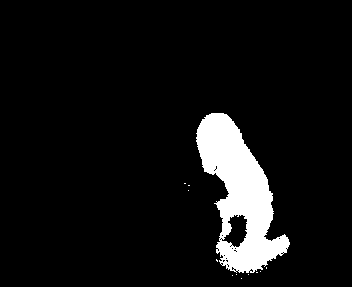
%> input picture Sample images/dif00016.pgm, 352 x 287 px
$ octave segmentation.m   (GNU Octave 9; MATLAB toolbox functions it lacks are replaced by stand-ins)
%> lines starting %> are read from the running program, lines starting %| are printed output that depends on the picture; in (x1, y1, x2, y2) boxes, pixels count from 0 and x2, y2 are one past the last pixel; in counts of white or black regions, pixels touching at a corner belong together; the program's own positions count from 1
clc; clear all; close all;
%% "RIGHT CODEEEEE" final final finaaaalllllllllllllll
img = imread("dif00016.pgm"); %Input image
%> img is the input picture: size 287x352 uint8; 7.2% white; 12 white regions (11 under 20 px), largest, box (x1, y1, x2, y2) and area: (196, 113, 290, 273) 7297
% figure();
% imshow(img);
%% Region-growing
region=zeros(size(img)); %Initializing a matrix to hold region values
regions(1) = img(1,1); %List to hold pixel intensity value for each region and initializing it to first pixel
current_region = 1; %Initializing the current region
for i=1:size(img,1)
    for j=1:size(img,2)
        found=0; %reset Classiffication flag each iteration
        if(img(i,j) == regions(current_region)) %If the pixel belongs to the current region
            region(i,j) = current_region; %Set the value of current region to the  region pixel
            found=1; %Set classified flag
        else %If pixel does not belong to the region,
            for k=1:size(regions,2) % Check for intensity value that matches the pixel in the
                if(regions(k)==img(i,j)) %regions list. If found, set the current region to k
                    current_region=k;
                    found=1; %Set classified flag
                end
            end
            if(found==0) %If the regions list does not have that value
                current_region = current_region+1; %Increment the current region value
                regions(current_region)=img(i,j); %Add the intensity value to the list
            end
            region(i,j) = current_region; %Set the value of current region to the  region pixel
        end
    end
end
%> after the loop, current_region = 1; regions = [0 255]
%% 8-connected
neigh = [1 1 1;1 0 1;1 1 1]; %8 surrounding neighbors
for x=1:size(region,1)-1 %Iterate through the region matrix
    for y=1:size(region,2)-1
        if (region(x,y)==2) %If the pixel belongs to object
            res = ((region(x-1:x+1,y-1:y+1).*neigh)==1);%Observe 8 neighbours of current pixel check how many are equal to 1
            if(sum(res)>=5) %If more than or equal to 5 belong to region 1 or background,
                region(x,y)=1; %Set the region to 1(background)
            end
        end
    end
end
%> after the loop, res = [true true true; true false true; true true true]

%% Calculating moments
clear M00; clear M01; clear M10; clear M11; clear M02; clear M20;
M00 = 0;M01 = 0;M10 = 0;M11 = 0;M02=0;M20=0;
fimg = 1; %Function f(x,y)=1 for the object
j=1;
for x= 1:size(img,1) %Iterate through the region matrix
    for y = 1:size(img,2)
        if(region(x,y)==2) %If the region value is 2
            x_coords(1,j)=x; %Copy the x value
            y_coords(1,j)=y; %copy the y value
            j=j+1;
            M00 = M00 + (x^0)*(y^0)*fimg; %Calculate moments
            M01 = M01 + (x^0)*(y^1)*fimg;
            M10 = M10 + (x^1)*(y^0)*fimg;
            M11 = M11 + (x^1)*(y^1)*fimg;
            M02 = M02 + (x^0)*(y^2)*fimg;
            M20 = M20 + (x^2)*(y^0)*fimg;
        end
    end
end
%> after the loop, M00 = 7315; M01 = 1755271; M02 = 424119071; M10 = 1425406; M11 = 345683240; M20 = 292029924; j = 7316; x_coords = 7315 values from 114 to 279; y_coords = 7315 values, max 290 at index 5786, min 185 at index 3205, mean 240
%% Computations

%Centroid
y_bar = round(M10/M00);
%> y_bar = 195
x_bar = round(M01/M00);
%> x_bar = 240

%Orientation
U11 = M11 - ((M10*M01)/M00);
%> U11 = 3649909.2
U20 = M20 - ((M10^2)/M00);
%> U20 = 14274317.1
U02 = M02 - ((M01^2)/M00);
%> U02 = 2932976.2
x_theta = 2*U11/sqrt(4*(U11^2)+(U20-U02)^2);
%> x_theta = 0.541
y_theta = (U20-U02)/sqrt(4*(U11^2)+(U20-U02)^2);
%> y_theta = 0.841
thetad = 0.5*atan2d(x_theta,y_theta);
%> thetad = 16.38
thetar = pi*thetad/180;
%> thetar = 0.286
R = [ cos(thetar)   sin(thetar)
     -sin(thetar)   cos(thetar)];
%> R = [0.959 0.282; -0.282 0.959]

%Maximum length
max_len = x_coords(length(x_coords))-(x_coords(1));
%> max_len = 165


x = [min(y_coords):max(y_coords)]; %Length of vertical line
%> x = 106 values from 185 to 290
y_len = [min(x_coords):max(x_coords)]; %Length of horizontal line
%> y_len = 166 values from 114 to 279
%% Plotting
m=R(1,1)/R(1,2); %Slope = cos(theta)/sin(theta)
%> m = 3.4
c = y_bar-m*x_bar; %Intercept of the line passing through centroid
%> c = -621.3
% Vertical Principal axis
verti = m.*x + c; %Equation of vertical line
%> verti = 106 values from 7.93 to 365.1

%Horizontal Principal axis
thetad = thetad+90; %Horizontal axis is perpendicular to vertical line
%> thetad = 106.4
thetar = pi*thetad/180;
%> thetar = 1.86
m1 = sin(thetar)/cos(thetar); %Slope in this case is sin(theta)/cos(theta)
%> m1 = -3.4
% m1 = 1/(m); % Slope of the like that is perpendicular to vertical line

c1 = x_bar-m1*y_bar; %Intercept of the line passing through centroid
%> c1 = 903.3
hori = (m1.*y_len +c1); %Equation of horizontal line
%> hori = 166 values, max 515.5 at index 1, min -45.71 at index 166, mean 234.9

%% Plotting
figure();
imshow(img); %Show image
hold on
grid on
plot(x_bar, y_bar, 'b*'); %Plotting centroid
plot(x, verti,'r-'); %Plotting vertical line
plot(hori,y_len); %Plotting horizontal line
hold off
grid off
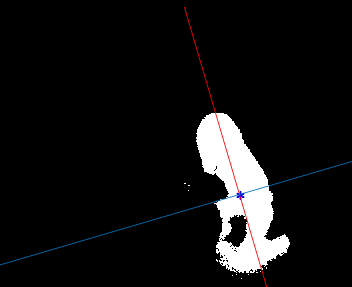
%> figure redrawn from the program's plot data
%% Printing the stats
disp("Title");disp("Value");
disp("m00");disp(M00);
%| 7315
disp("m01");disp(M01);
%| 1755271
disp("m10");disp(M10);
%| 1425406
disp("m11");disp(M11);
%| 3.4568e+08
disp("m02");disp(M02);
%| 4.2412e+08
disp("m20");disp(M20);
%| 2.9203e+08
disp("u11");disp(U11);
%| 3.6499e+06
disp("u20");disp(U20);
%| 1.4274e+07
disp("u02");disp(U02);
%| 2.9330e+06
disp("x bar");disp(x_bar);
%| 240
disp("y bar");disp(y_bar);
%| 195
disp("x theta");disp(x_theta);
%| 0.5412
disp("y theta");disp(y_theta);
%| 0.8409
disp("orientation(in deg)");disp(thetad);
%| 106.38
disp("Slope of vertical line");disp(m);
%| 3.4013
disp("Slope of horizontal line");disp(m1);
%| -3.4013

$ run again, with Sample images/dif00001.pgm copied over Sample images/dif00016.pgm
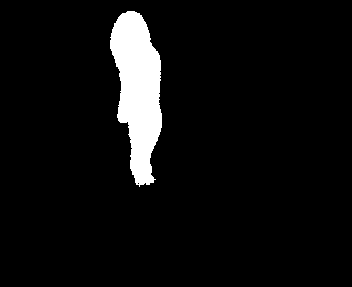
%> input picture Sample images/dif00001.pgm, 352 x 287 px
%> img is the input picture: size 287x352 uint8; 5.8% white; 1 white region, box (x1, y1, x2, y2) and area: (110, 11, 162, 187) 5868
%> after the loop `for i=1:size(img,1)`: current_region = 1; regions = [0 255]
%> after the loop `for x=1:size(region,1)-1`: res = [true false true; true false true; true true true]
%> after the loop `for x= 1:size(img,1)`: M00 = 5868; M01 = 814210; M02 = 113789456; M10 = 533142; M11 = 74986769; M20 = 60092904; j = 5869; x_coords = 5868 values from 12 to 187; y_coords = 5868 values, max 162 at index 4001, min 111 at index 769, mean 138.8
%> y_bar = 91
%> x_bar = 139
%> U11 = 1011045.1
%> U20 = 11653846
%> U02 = 814349.6
%> x_theta = 0.183
%> y_theta = 0.983
%> `thetad = 0.5*atan2d(x_theta,y_theta);`: thetad = 5.28
%> `thetar = pi*thetad/180;`: thetar = 0.0922
%> R = [0.996 0.0921; -0.0921 0.996]
%> max_len = 175
%> x = 52 values from 111 to 162
%> y_len = 176 values from 12 to 187
%> m = 10.81
%> c = -1412.1
%> verti = 52 values from -211.8 to 339.7
%> `thetad = thetad+90;`: thetad = 95.28
%> `thetar = pi*thetad/180;`: thetar = 1.66
%> m1 = -10.81
%> c1 = 1123
%> hori = 176 values, max 993.3 at index 1, min -899.1 at index 176, mean 47.08
%> `grid off`:
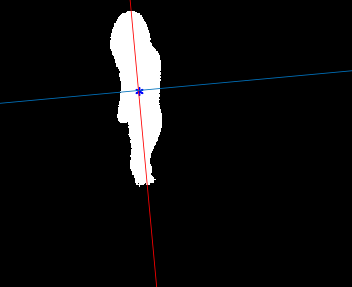
%> figure redrawn from the program's plot data
%| 5868
%| 814210
%| 533142
%| 7.4987e+07
%| 1.1379e+08
%| 6.0093e+07
%| 1.0110e+06
%| 1.1654e+07
%| 8.1435e+05
%| 139
%| 91
%| 0.1834
%| 0.9830
%| 95.283
%| 10.814
%| -10.814

$ run again, with Sample images/dif00002.pgm copied over Sample images/dif00016.pgm
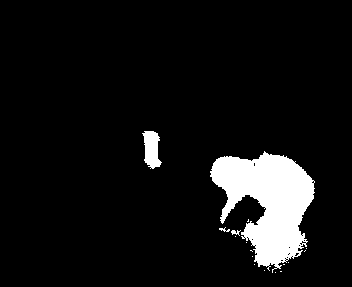
%> input picture Sample images/dif00002.pgm, 352 x 287 px
%> img is the input picture: size 287x352 uint8; 7.6% white; 17 white regions (13 under 20 px), largest, box (x1, y1, x2, y2) and area: (210, 151, 315, 273) 7104, (142, 131, 162, 169) 503, (231, 230, 241, 236) 31, (219, 227, 230, 232) 25
%> after the loop `for i=1:size(img,1)`: current_region = 1; regions = [0 255]
%> after the loop `for x=1:size(region,1)-1`: res = [true true true; true false true; true true true]
%> after the loop `for x= 1:size(img,1)`: M00 = 7684; M01 = 2004655; M02 = 533643277; M10 = 1534642; M11 = 404608856; M20 = 314426864; j = 7685; x_coords = 7684 values from 132 to 273; y_coords = 7684 values, max 315 at index 2767, min 143 at index 22, mean 260.9
%> y_bar = 200
%> x_bar = 261
%> U11 = 4240849.9
%> U20 = 7929457.9
%> U02 = 10655032.7
%> x_theta = 0.952
%> y_theta = -0.306
%> `thetad = 0.5*atan2d(x_theta,y_theta);`: thetad = 53.91
%> `thetar = pi*thetad/180;`: thetar = 0.941
%> R = [0.589 0.808; -0.808 0.589]
%> max_len = 141
%> x = 173 values from 143 to 315
%> y_len = 142 values from 132 to 273
%> m = 0.729
%> c = 9.73
%> verti = 173 values from 114 to 239.4
%> `thetad = thetad+90;`: thetad = 143.9
%> `thetar = pi*thetad/180;`: thetar = 2.51
%> m1 = -0.729
%> c1 = 406.8
%> hori = 142 values, max 310.6 at index 1, min 207.8 at index 142, mean 259.2
%> `grid off`:
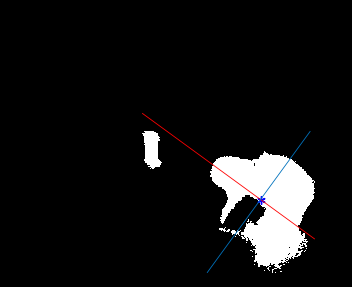
%> figure redrawn from the program's plot data
%| 7684
%| 2004655
%| 1534642
%| 4.0461e+08
%| 5.3364e+08
%| 3.1443e+08
%| 4.2408e+06
%| 7.9295e+06
%| 1.0655e+07
%| 261
%| 200
%| 0.9521
%| -0.3059
%| 143.91
%| 0.7290
%| -0.7290

$ run again, with Sample images/dif00003.pgm copied over Sample images/dif00016.pgm
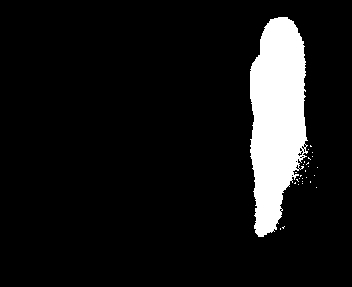
%> input picture Sample images/dif00003.pgm, 352 x 287 px
%> img is the input picture: size 287x352 uint8; 9.2% white; 27 white regions (26 under 20 px), largest, box (x1, y1, x2, y2) and area: (250, 17, 308, 237) 9291
%> after the loop `for i=1:size(img,1)`: current_region = 1; regions = [0 255]
%> after the loop `for x=1:size(region,1)-1`: res = [false false true; false false true; true true true]
%> after the loop `for x= 1:size(img,1)`: M00 = 9340; M01 = 2592414; M02 = 721485178; M10 = 1113791; M11 = 307454150; M20 = 161190619; j = 9341
%> y_bar = 119
%> x_bar = 278
%> U11 = -1690109.3
%> U20 = 28371519.2
%> U02 = 1933748.9
%> x_theta = -0.127
%> y_theta = 0.992
%> `thetad = 0.5*atan2d(x_theta,y_theta);`: thetad = -3.64
%> `thetar = pi*thetad/180;`: thetar = -0.0636
%> R = [0.998 -0.0635; 0.0635 0.998]
%> max_len = 219
%> x = 68 values from 251 to 318
%> y_len = 220 values from 18 to 237
%> m = -15.71
%> c = 4485.4
%> verti = 68 values, max 543.1 at index 1, min -509.3 at index 68, mean 16.91
%> `thetad = thetad+90;`: thetad = 86.36
%> `thetar = pi*thetad/180;`: thetar = 1.51
%> m1 = 15.71
%> c1 = -1591.1
%> hori = 220 values from -1308.3 to 2131.3
%> `grid off`:
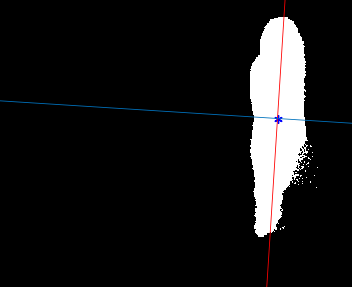
%> figure redrawn from the program's plot data
%| 9340
%| 2592414
%| 1113791
%| 3.0745e+08
%| 7.2149e+08
%| 1.6119e+08
%| -1.6901e+06
%| 2.8372e+07
%| 1.9337e+06
%| 278
%| 119
%| -0.1268
%| 0.9919
%| 86.357
%| -15.706
%| 15.706
